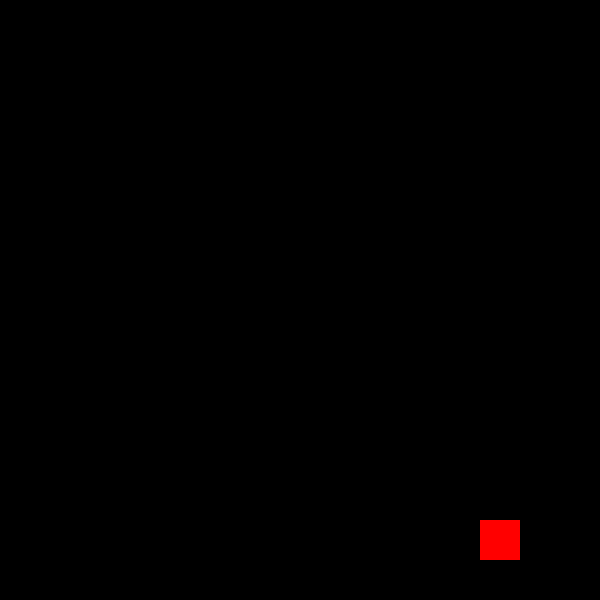
Frame 1 (no input)
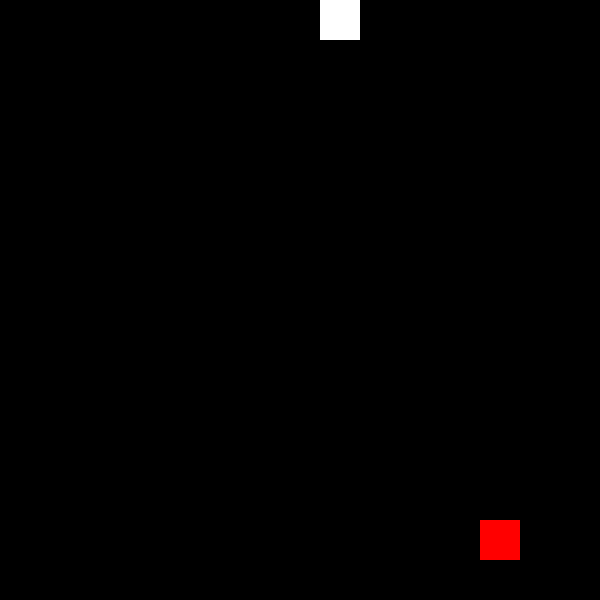
Frame 60 (no input)
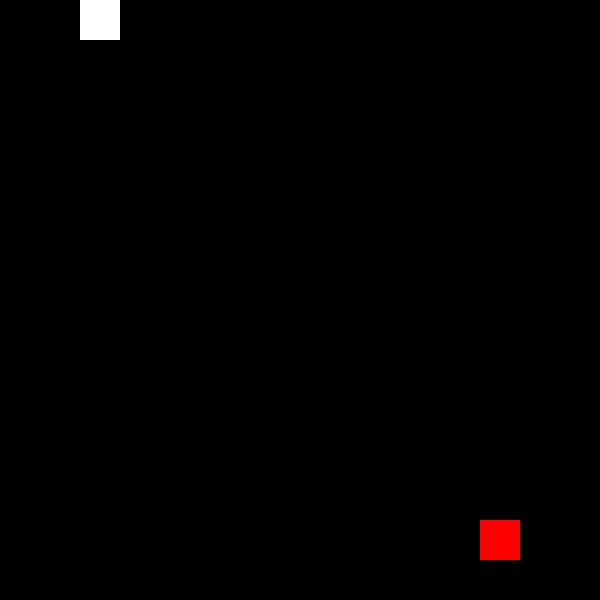
Frame 120 (the mouse pressed at the canvas centre since frame 60)

The p5.js sketch that drew these frames (run headless with seeded random() and noise() and a simulated clock; from frame 60 on, the mouse is pressed at the canvas centre):

// p5.js sketch
// ── sketch.js
var d = 40;
var delay = 0;
var cW = cH = 600;

function Snake() {
	this.body = [];
	this.links = 1;

	this.x = 0;
	this.y = 0;

	this.dirX = 1;
	this.dirY = 0;

	this.addLink = function (x, y) {
		this.body.push({
			x: x,
			y: y
		});
	}

	this.draw = function() {
		fill("white");
		for (var i = 0; i < this.body.length; i++) {
			var s = this.body[i];
			rect(s.x,s.y, d, d);
		}
	}

	this.removeLastLink = function () {
		if (this.body.length > this.links) {
			this.body.splice(0, 1);
		}
	}

	this.collision = function (x, y) {
		if (this.x == x && this.y == y) {
			return true;
		}
		return false;
	}

	this.selfCollision = function () {
		for (var i = 0; i < this.body.length-1; i++) {
			var col = this.collision(this.body[i].x, this.body[i].y);
			if (col) return true;
		}
		return false;
	}

	this.updateDirection = function (k) {

		var x = 0;
		var y = 0;

		switch (k) {
			case 37:
				x = -1;
				y = 0;
				break;
			case 38:
				x = 0;
				y = -1;
				break;
			case 39:
				x = 1;
				y = 0;
				break;
			case 40: 
				x = 0;
				y = 1;
				break;
			default:
				x = this.dirX;
				y = this.dirY;
				break;
		}

		if (this.dirX + x != 0) this.dirX = x;
		if (this.dirY + y != 0) this.dirY = y;


	}

	this.move = function () {
		this.x += this.dirX * d;
		this.y += this.dirY * d;

		if (this.x < 0) this.x = cW - d;
		if (this.x >= cW) this.x = 0;
		if (this.y < 0) this.y = cH - d;
		if (this.y >= cH) this.y = 0;

		this.addLink(this.x, this.y);

		this.removeLastLink();
	}

	this.reset = function () {
		this.links = 1;
		this.x = 0;
		this.y = 0;
		this.dirX = 1;
		this.dirY = 0;
		this.body.length = 0;
	}
}

function Food(x, y) {
	this.x = x;
	this.y = y;

	this.draw = function () {
		fill("red");
		rect(this.x, this.y, d, d);
	}

	this.relocate = function () {
		this.x = Math.floor(Math.random()*(cW/d-2))*d + d;
		this.y = Math.floor(Math.random()*(cH/d-2))*d + d;
	}
}

var food, snake;

function setup() {

	createCanvas(cW, cH);
	background(0, 0, 0);

	food = new Food();
	food.relocate();

	snake = new Snake();


	noStroke();
}

function draw() {
	background("black");

	food.draw();

	if (keyIsPressed) {
		snake.updateDirection(keyCode);
	}

	delay++;

	if (delay >= 7) {
		delay = 0;
		snake.move();

		if (snake.collision(food.x,food.y)) {
			food.relocate();
			snake.links++;
		}

		if (snake.selfCollision()) {
			snake.reset();
		}

	}

	snake.draw();

}
